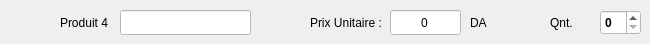
       <widget class="QWidget" name="ProduitD_2">
        <attribute name="title">
         <string>Produit 4</string>
        </attribute>
        <attribute name="toolTip">
         <string>Produit D...</string>
        </attribute>
        <widget class="QSpinBox" name="productQuantite4">
         <property name="geometry">
          <rect>
           <x>600</x>
           <y>10</y>
           <width>41</width>
           <height>25</height>
          </rect>
         </property>
         <property name="font">
          <font>
           <weight>75</weight>
           <bold>true</bold>
          </font>
         </property>
         <property name="cursor">
          <cursorShape>PointingHandCursor</cursorShape>
         </property>
         <property name="styleSheet">
          <string notr="true">background-color:white;</string>
         </property>
         <property name="maximum">
          <number>1000</number>
         </property>
        </widget>
        <widget class="QLabel" name="providerDProduct_27">
         <property name="geometry">
          <rect>
           <x>310</x>
           <y>10</y>
           <width>71</width>
           <height>25</height>
          </rect>
         </property>
         <property name="styleSheet">
          <string notr="true">QLabel{border:0px}</string>
         </property>
         <property name="text">
          <string>Prix Unitaire :</string>
         </property>
        </widget>
        <widget class="QLabel" name="label_32">
         <property name="geometry">
          <rect>
           <x>470</x>
           <y>10</y>
           <width>21</width>
           <height>25</height>
          </rect>
         </property>
         <property name="font">
          <font>
           <weight>50</weight>
           <bold>false</bold>
          </font>
         </property>
         <property name="styleSheet">
          <string notr="true">QLabel{border:0px}</string>
         </property>
         <property name="text">
          <string>DA</string>
         </property>
        </widget>
        <widget class="QLineEdit" name="productPrice4">
         <property name="geometry">
          <rect>
           <x>390</x>
           <y>10</y>
           <width>71</width>
           <height>25</height>
          </rect>
         </property>
         <property name="styleSheet">
          <string notr="true">background-color:white;</string>
         </property>
         <property name="text">
          <string>0</string>
         </property>
         <property name="alignment">
          <set>Qt::AlignCenter</set>
         </property>
        </widget>
        <widget class="QLabel" name="providerDProduct_28">
         <property name="geometry">
          <rect>
           <x>60</x>
           <y>10</y>
           <width>51</width>
           <height>25</height>
          </rect>
         </property>
         <property name="styleSheet">
          <string notr="true">QLabel{border:0px}</string>
         </property>
         <property name="text">
          <string>Produit 4</string>
         </property>
        </widget>
        <widget class="QLineEdit" name="product4">
         <property name="geometry">
          <rect>
           <x>120</x>
           <y>10</y>
           <width>131</width>
           <height>25</height>
          </rect>
         </property>
         <property name="styleSheet">
          <string notr="true">background-color:white;</string>
         </property>
        </widget>
        <widget class="QLabel" name="providerDProduct_29">
         <property name="geometry">
          <rect>
           <x>550</x>
           <y>10</y>
           <width>41</width>
           <height>25</height>
          </rect>
         </property>
         <property name="styleSheet">
          <string notr="true">QLabel{border:0px}</string>
         </property>
         <property name="text">
          <string>Qnt.</string>
         </property>
        </widget>
       </widget>
